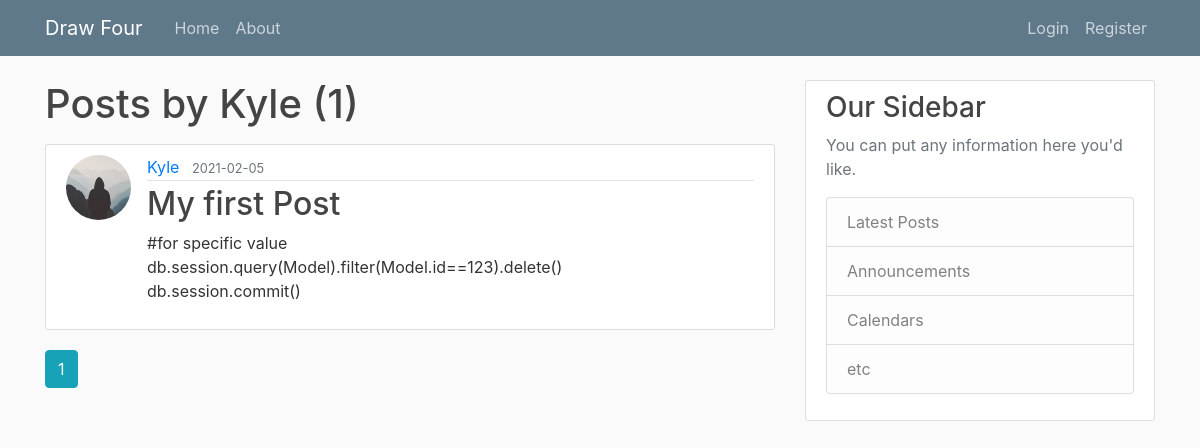
/user/Kyle, run on the app's committed database.
### online_gaming/models.py (models this page shows, shortened)
class User(db.Model, UserMixin):
    id = db.Column(db.Integer, primary_key=True)
    username = db.Column(db.String(20), unique=True, nullable=False)
    email = db.Column(db.String(120), unique=True, nullable=False)
    image_file = db.Column(db.String(20), nullable=False, default='default.jpg')
    password = db.Column(db.String(60), nullable=False)
    posts = db.relationship('Post', backref='author', lazy=True)
    bets = db.relationship('Bet', backref='player', lazy=True)

class Post(db.Model):
    id = db.Column(db.Integer, primary_key=True)
    title = db.Column(db.String(100), nullable=False)
    date_posted = db.Column(db.DateTime, nullable=False, default=datetime.utcnow)
    content = db.Column(db.Text, nullable=False)
    user_id = db.Column(db.Integer, db.ForeignKey('user.id'), nullable=False)

### online_gaming/routes.py (the view)
@app.route("/user/<string:username>")
def user_posts(username):
    page = request.args.get('page', 1, type=int)
    user = User.query.filter_by(username=username).first_or_404()
    posts = Post.query.filter_by(author=user)\
        .order_by(Post.date_posted.desc())\
        .paginate(page=page, per_page=5)
    return render_template('user_post.html', posts=posts, user=user)

### online_gaming/templates/user_post.html
{% extends "layout.html" %}
{% block content %}
    <h1 class="mb-3">Posts by {{ user.username }} ({{ posts.total }})</h1>
    {% for post in posts.items %}
        <article class="media content-section">
            <img class="rounded-circle article-img" src=" {{ url_for('static', filename='profile_pics/' + post.author.image_file) }}">
          <div class="media-body">
            <div class="article-metadata">
              <a class="mr-2" href="{{ url_for('user_posts', username=post.author.username) }}">{{ post.author.username }}</a>
              <small class="text-muted">{{ post.date_posted.strftime('%Y-%m-%d') }}</small>
            </div>
            <h2><a class="article-title" href="{{ url_for('post', post_id=post.id) }}">{{ post.title }}</a></h2>
            <p class="article-content">{{ post.content }}</p>
          </div>
        </article>
    {% endfor %}
    {% for page_num in posts.iter_pages(left_edge=1, right_edge=1, left_current=1, right_current=2) %}
        {% if page_num %}
            {% if posts.page == page_num %}
                <a class="btn btn-info mb-4" href="{{ url_for('user_posts', username=user.username, page=page_num) }}">{{ page_num }}</a>
            {% else %}
                <a class="btn btn-outline-info mb-4" href="{{ url_for('user_posts', username=user.username, page=page_num) }}">{{ page_num }}</a>
            {% endif %}
        {% else %}
            ...
        {% endif %}
    {% endfor %}
{% endblock content %}

### online_gaming/templates/layout.html (shortened to what this page needs)
<!DOCTYPE html>
<html>
<head>
    <link rel="stylesheet" href="https://maxcdn.bootstrapcdn.com/bootstrap/4.0.0/css/bootstrap.min.css">
    <link rel="stylesheet" type="text/css" href="{{ url_for('static', filename='main.css') }}">
</head>
</html>
<body>
    <header class="site-header">
      <nav class="navbar navbar-expand-md navbar-dark bg-steel fixed-top">
        <div class="container">
          <a class="navbar-brand mr-4" href="{{ url_for('winning_bets') }}">Draw Four</a>
          <div class="collapse navbar-collapse" id="navbarToggle">
            <div class="navbar-nav mr-auto">
              <a class="nav-item nav-link" href="{{ url_for('home') }}">Home</a>
              <a class="nav-item nav-link" href="{{ url_for('about') }}">About</a>
            </div>
            <div class="navbar-nav">
                {% if current_user.is_authenticated %}
                  <a class="nav-item nav-link" href="{{ url_for('bet_history') }}">Bet History</a>
                  <a class="nav-item nav-link" href="{{ url_for('new_post') }}">New Post</a>
                  <a class="nav-item nav-link" href="{{ url_for('account') }}">Account</a>
                  <a class="nav-item nav-link" href="{{ url_for('logout') }}">Logout</a>
                {% else %}
                  <a class="nav-item nav-link" href="{{ url_for('login') }}">Login</a>
                  <a class="nav-item nav-link" href="{{ url_for('register') }}">Register</a>
                {% endif %}
            </div>
          </div>
        </div>
      </nav>
    </header>
    <main role="main" class="container">
      <div class="row">
        <div class="col-md-8">
            {% block content %}{% endblock %}
        </div>
        <div class="col-md-4">
          <div class="content-section">
            <h3>Our Sidebar</h3>
            <p class='text-muted'>You can put any information here you'd like.
              <ul class="list-group">
                <li class="list-group-item list-group-item-light">Latest Posts</li>
                <li class="list-group-item list-group-item-light">Announcements</li>
                <li class="list-group-item list-group-item-light">Calendars</li>
                <li class="list-group-item list-group-item-light">etc</li>
              </ul>
            </p>
          </div>
        </div>
      </div>
    </main>
</body>
</html>

### online_gaming/static/main.css (style rules this page uses)
body { background: #fafafa; color: #333333; margin-top: 5rem; }
h1, h2, h3, h4, h5, h6 { color: #444444; }
.bg-steel { background-color: #5f788a; }
.site-header .navbar-nav .nav-link { color: #cbd5db; }
.content-section { background: #ffffff; padding: 10px 20px; border: 1px solid #dddddd; border-radius: 3px; margin-bottom: 20px; }
.article-title { color: #444444; }
.article-content { white-space: pre-line; }
.article-img { height: 65px; width: 65px; margin-right: 16px; }
.article-metadata { padding-bottom: 1px; margin-bottom: 4px; border-bottom: 1px solid #e3e3e3 }

### data on the page
User: username "Kyle"
Post: image_file (placeholder picture), author.username "Kyle", date_posted "2021-02-05", title "My first Post", content "#for specific value db.session.query(Model).filter(Model.id==123).delete() db.session.commit()"

### other printed values
{{ posts.total }} "1"
{{ page_num }} "1"
